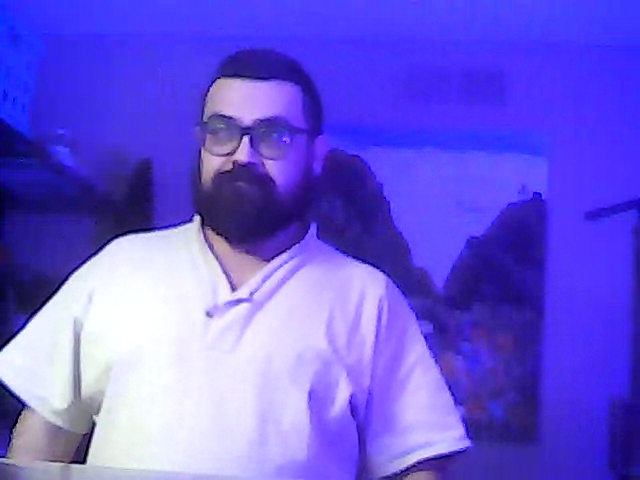
#> input picture frame 45 of assets/test.mp4, 640 x 480 px, given in place of the camera
$ python phase2_terminal_video.py
#> lines starting #> are read from the running program, lines starting #| are printed output that depends on the picture
#> in main, frame is the input picture: shape (480, 640, 3); mean B, G, R 219.6, 90.1, 107.9
#!/usr/bin/env python3
"""Render live camera feed as ASCII art in the terminal."""

from __future__ import annotations

import argparse
import os
import sys
import time

import cv2  # type: ignore
import numpy as np

ASCII_GRADIENT = "@%#*+=-:. "
CHAR_ASPECT_RATIO = 0.55
CLEAR_COMMAND = "cls" if os.name == "nt" else "clear"


def parse_args() -> argparse.Namespace:
    parser = argparse.ArgumentParser(description="Display live video as ASCII art.")
    parser.add_argument(
        "--camera-index",
        type=int,
        default=0,
        help="Camera device index passed to OpenCV (default: %(default)s)",
    )
    parser.add_argument(
        "--width",
        type=int,
        default=80,
        help="Width of ASCII art in characters (default: %(default)s)",
    )
    parser.add_argument(
        "--fps",
        type=float,
        default=15.0,
        help="Target refresh rate for ASCII output (default: %(default)s)",
    )
    parser.add_argument(
        "--no-preview",
        action="store_true",
        help="Disable the OpenCV preview window (terminal-only experience).",
    )
    return parser.parse_args()


def resize_frame(frame: np.ndarray, target_width: int) -> np.ndarray:
#> called with target_width = 80
    if target_width <= 0:
        raise ValueError("Width must be greater than zero.")

    height, width = frame.shape[:2]
#> height = 480; width = 640
    scale = target_width / float(width)
#> scale = 0.125
    target_height = max(1, int(height * scale * CHAR_ASPECT_RATIO))
#> target_height = 33
    return cv2.resize(frame, (target_width, target_height), interpolation=cv2.INTER_AREA)
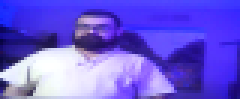
#> returned value: shape (33, 80, 3) (shown 3 times larger); mean of channels 0, 1, 2 219.6, 90.1, 107.9; drawn as B, G, R


def frame_to_ascii(frame: np.ndarray, width: int) -> str:
    resized = resize_frame(frame, width)
    gray = cv2.cvtColor(resized, cv2.COLOR_BGR2GRAY)
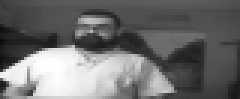
#> gray: shape (33, 80) (shown 3 times larger); min 11, max 255, mean 110.2
    normalized = gray / 255.0
    num_chars = len(ASCII_GRADIENT)
    indices = (normalized * (num_chars - 1)).astype(int)
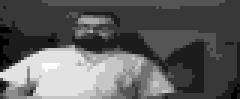
#> indices: shape (33, 80) int64 (shown 3 times larger); min 0, max 9, mean 3.35; drawn with min black and max white
    rows = ["".join(ASCII_GRADIENT[pixel] for pixel in row) for row in indices]
    return "\n".join(rows)


def clear_terminal() -> None:
    os.system(CLEAR_COMMAND)


def main() -> int:
    args = parse_args()

    if args.fps <= 0:
        print("Error: FPS must be greater than zero.", file=sys.stderr)
        return 2

    cap = cv2.VideoCapture(args.camera_index)
    if not cap.isOpened():
        print(f"Error: Unable to open camera index {args.camera_index}.", file=sys.stderr)
        return 1

    frame_interval = 1.0 / args.fps
    try:
        while True:
            loop_start = time.perf_counter()

            success, frame = cap.read()
            if not success:
                print("Warning: Unable to read frame from camera.", file=sys.stderr)
                break

            ascii_art = frame_to_ascii(frame, args.width)
            clear_terminal()
            print(ascii_art)

            if not args.no_preview:
                cv2.imshow("Camera Preview (press 'q' to exit)", frame)
                if cv2.waitKey(1) & 0xFF == ord("q"):
#> (key q is pressed here)
                    break

            elapsed = time.perf_counter() - loop_start
            delay = frame_interval - elapsed
            if delay > 0:
                time.sleep(delay)
    except KeyboardInterrupt:
        pass
    finally:
        cap.release()
        if not args.no_preview:
            cv2.destroyAllWindows()
        clear_terminal()

    return 0


if __name__ == "__main__":
    raise SystemExit(main())
#> (the program exits here)

$ run again, starting later in the video
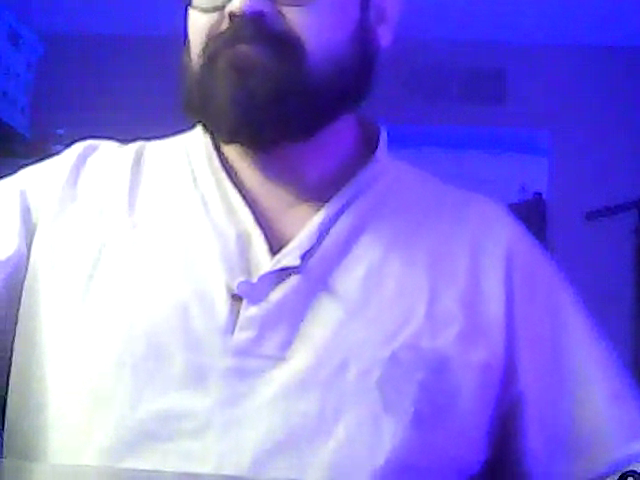
#> input picture frame 203 of assets/test.mp4, 640 x 480 px, given in place of the camera
#> in main, frame is the input picture: shape (480, 640, 3); mean B, G, R 224.5, 123.3, 137.2
#> in resize_frame, `return cv2.resize(frame, (target_width, target_height), interpolation=..`:
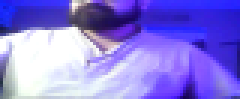
#> returned value: shape (33, 80, 3) (shown 3 times larger); mean of channels 0, 1, 2 224.5, 123.3, 137.2; drawn as B, G, R
#> in frame_to_ascii, `indices = (normalized * (num_chars - 1)).astype(int)`:
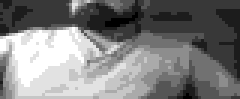
#> indices: shape (33, 80) int64 (shown 3 times larger); min 0, max 9, mean 4.47; drawn with min black and max white
